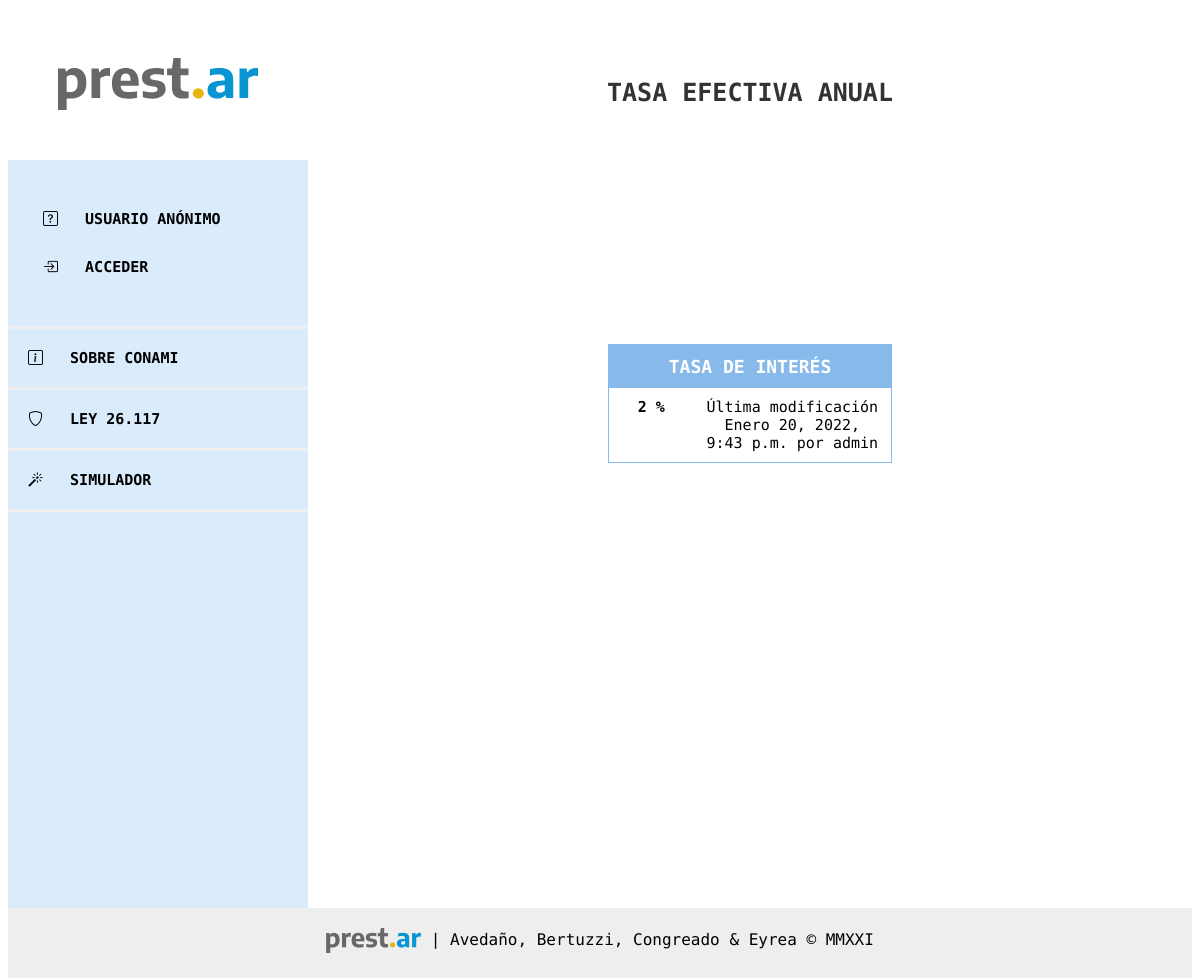
/configuracion/tasa/1/, run on an earlier commit of the app's database.
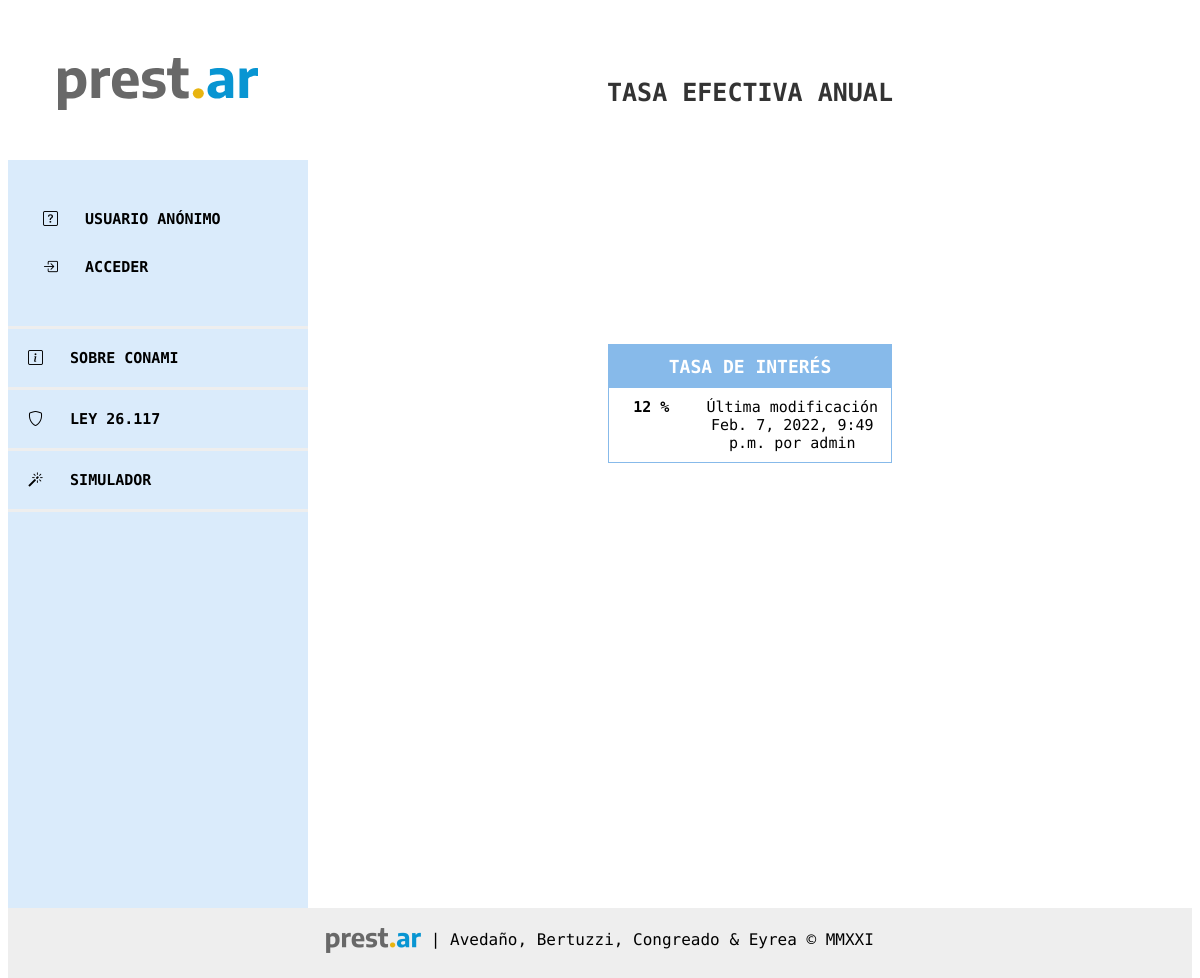
And on a later commit of the database.
### prestamos/models.py (models this page shows, shortened)
class TasaInteres(models.Model):
    author = models.ForeignKey(
        settings.AUTH_USER_MODEL, on_delete=models.CASCADE)
    tasa = models.PositiveIntegerField()
    created_date = models.DateTimeField(
        default=timezone.now)

### accounts/models.py (models this page shows, shortened)
class Emprendedor(AbstractUser):
    GENEROS_LISTA = [
        ('F', 'Femenino'),
        ('M', 'Masculino'),
        ('X', 'Otre'),
    ]
    IDENTIDAD_LISTA = [
        ('Mujer cis', 'Mujer'),
        ('Hombre cis', 'Hombre'),
        ('Mujer trans', 'Mujer trans'),
        ('Hombre trans', 'Hombre trans'),
        ('No binarie', 'No binarie'),
        ('No declara', 'Prefiero no decir'),
    ]
    ESTADO_CIVIL = [
        ('Soltero', 'Soltero'),
        ('Casado', 'Casado'),
        ('Divorciado', 'Dovorciado'),
        ('Viudo', 'Viudo'),
        ('Concubinato', 'Concubinato'),
        ('Unión Civil', 'Unión civil'),
    ]
    NIVEL_EDUCATIVO = [
        ('Primario incompleto', 'Primario incompleto'),
        ('Primario Completo', 'Primario completo'),
        ('Primario completo', 'Secundario incompleto'),
        ('Secundario completo', 'Secundario completo'),
        ('Terciario incompleto', 'Terciario incompleto'),
        ('Terciario completo', 'Terciario completo'),
        ('Universitario incompleto', 'Universitario incompleto'),
        ('Universitario completo', 'Universitario completo'),
    ]
    nombre = models.CharField(max_length=200, null=True)
    apellido = models.CharField(max_length=200, null=True)
    genero = models.CharField(max_length=200, choices=GENEROS_LISTA)
    identidad = models.CharField(
        max_length=200, choices=IDENTIDAD_LISTA, blank=True, null=True)
    dni = models.IntegerField(null=True)
    fec_nac = models.DateField(null=True)
    estado_civil = models.CharField(
        max_length=200, choices=ESTADO_CIVIL, null=True)
    telefono = models.IntegerField(null=True)
    celular = models.BooleanField(default=True)
    email = models.CharField(max_length=200, null=True)
    educacion = models.CharField(
        max_length=200, choices=NIVEL_EDUCATIVO, null=True)
    provincia = models.CharField(max_length=20)
    domicilio = models.ForeignKey(
        "prestamos.Domicilio", on_delete=models.CASCADE)
    def __str__(self):
        return self.username

### prestamos/views.py (the view)
# urls.py: path('configuracion/tasa/<int:pk>/', views.tasa_detail, name='tasa_detail'),
def tasa_detail(request, pk):
    tasa = get_object_or_404(TasaInteres, pk=pk)
    return render(request, 'configuracion/tasa_detail.html', {'tasa': tasa})

### prestamos/templates/configuracion/tasa_detail.html (shortened to what this page needs)
{% extends 'base.html' %}
{% block content %}
<header>
	TASA EFECTIVA ANUAL
</header>
<main>
<form target="_self" class="tasa">{% csrf_token %}
			<div class="caja">
        <div class="grid-item titulo mayus">
          <span>TASA DE INTERÉS
          </span>
					</div>
          <div class="grid-item texto" style="text-align:center">{{ tasa.tasa }} %</div>
          <div class="grid-item" style="text-align:center">Última modificación {{ tasa.created_date }} por {{ tasa.author }}</div>
			</div>
	</form>
</main>
{% endblock %}

What changed in the data, as far as the page shows it:
changed TasaInteres "admin": tasa "2" → "12"; created_date "Enero 20, 2022, 9:43 p.m." → "Feb. 7, 2022, 9:49 p.m."
